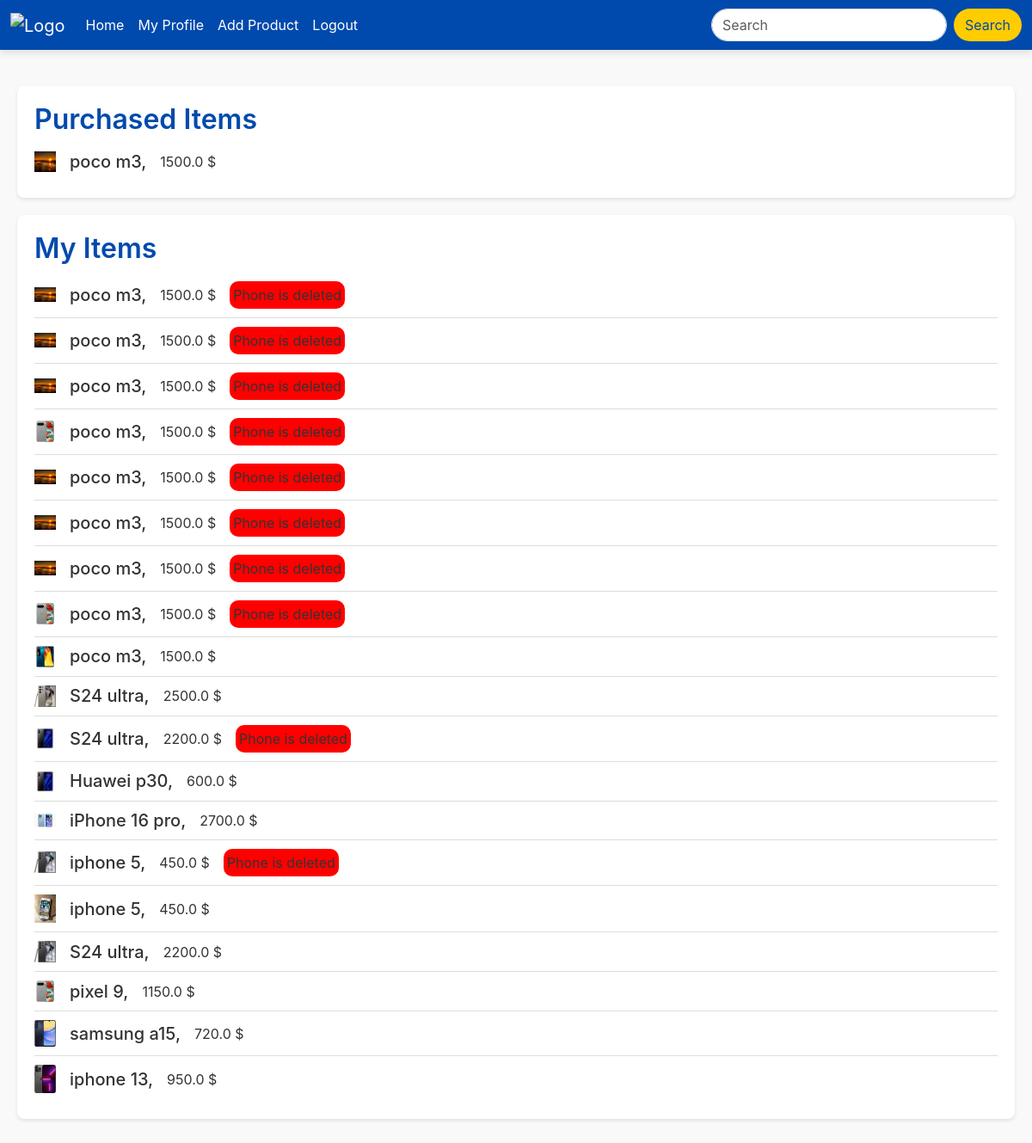
Page /myself (signed in) on the committed database.
### models.py (models this page shows)
class Purchased(db.Model):
    id = db.Column(db.Integer, primary_key=True)
    userid = db.Column(db.Integer, nullable=False)
    phoneid = db.Column(db.Integer, nullable=False)

class Phone(db.Model):
    id = db.Column(db.Integer, primary_key=True)
    img = db.Column(db.String, nullable=False)
    name = db.Column(db.String, nullable=False)
    price = db.Column(db.Float, nullable=False)
    userid = db.Column(db.Integer, nullable=False)
    isdeleted = db.Column(db.Boolean, nullable=True)

### routes.py (the view)
@app.route('/myself')
@login_required
def self():
    purchasedItems = (
        db.session.query(Purchased, Phone)
        .join(Phone, Purchased.phoneid == Phone.id)
        .filter(Purchased.userid == current_user.id)
        .all()
    )
    uploadItems = Phone.query.filter(Phone.userid == current_user.id).all()
    return render_template('me.html', purchasedItem=purchasedItems, uploadItems=uploadItems)

### routes.py (called while the page is built)
@login_manager.user_loader
def load_user(user_id):
    return User.query.get(int(user_id))

### templates/me.html (shortened to what this page needs)
<!DOCTYPE html>
<html lang="en">
<head>
     <link href="https://cdn.jsdelivr.net/npm/bootstrap@5.3.2/dist/css/bootstrap.min.css" rel="stylesheet">
</head>
<body>
<nav class="navbar navbar-expand-lg navbar-dark">
    <div class="container-fluid">
        <a class="navbar-brand" href="/"><img src="https://vectorified.com/images/tbc-icon-14.png" alt="Logo"></a>
        <div class="collapse navbar-collapse" id="navbarNav">
            <ul class="navbar-nav me-auto">
                <li class="nav-item"><a class="nav-link active" href="/">Home</a></li>
                <li class="nav-item"><a class="nav-link" href="/myself">My Profile</a></li>
                <li class="nav-item"><a class="nav-link" href="/add">Add Product</a></li>
                {% if current_user.is_authenticated %}
                <li class="nav-item"><a class="nav-link" href="{{ url_for('logout') }}">Logout</a></li>
                {% else %}
                <li class="nav-item"><a class="nav-link" href="{{ url_for('login') }}">Login</a></li>
                {% endif %}
            </ul>
            <form class="d-flex" role="search" action="/search" method="GET">
                <input name="name" class="form-control me-2" type="search" placeholder="Search" aria-label="Search">
                <button class="btn btn-search" type="submit">Search</button>
            </form>
        </div>
    </div>
</nav>
    <div class="container">
        <div class="section">
            <h2>Purchased Items</h2>
            {% for phone in purchasedItem %}
            <div class="list-item d-flex flex-row gap-3">
                <img src="{{ phone.Phone.img }}" class="card-img-top imgTag"/>
                <h5 class="card-title">{{ phone.Phone.name }},</h5>
                <p class="card-text">{{ phone.Phone.price }} $</p>
            </div>
            {% endfor %}
        </div>
        <div class="section">
            <h2>My Items</h2>
            {% for phone in uploadItems %}
            <div class="list-item d-flex justify-content-start align-items-center flex-row gap-3">
                <img src="{{ phone.img }}" class="card-img-top imgTag"/>
                <h5 class="card-title">{{ phone.name }},</h5>
                <p class="card-title">{{ phone.price }} $</p>
                {% if phone.isdeleted %}
                <div class="isdeleted">Phone is deleted</div>
                {% endif %}
            </div>
            {% endfor %}
        </div>
    </div>
</body>
</html>

### templates/me.html (style rules this page uses)
.container { max-width: 1200px; margin: 0 auto; padding: 20px; margin-top: 80px; }
.section { background: #fff; padding: 20px; margin-bottom: 20px; border-radius: 8px; box-shadow: 0 2px 4px rgba(0, 0, 0, 0.1); }
.section h2 { margin-top: 0; }
.list-item { padding: 10px 0; border-bottom: 1px solid #ddd; }
.list-item:last-child { border-bottom: none; }
.imgTag { width: 25px }
body { font-family: 'Inter', sans-serif; background-color: #f9f9f9; color: #333; }
.navbar { background-color: #004aad; box-shadow: 0 4px 8px rgba(0, 0, 0, 0.1); position: fixed; top: 0; width: 100%; z-index: 1030; }
.navbar-brand img { width: 35px; }
.navbar a { color: #fff; transition: color 0.3s ease; }
.form-control { border-radius: 20px; }
.btn-search { background-color: #ffcc00; color: #004aad; border-radius: 20px; }
h2 { font-weight: 600; color: #004aad; }
.isdeleted { background-color: red; display:flex; justify-content:center; align-items:center; border-radius:10px; padding:4px; }

### rows in the picture
Purchased: Phone.img (picture), Phone.name "poco m3", Phone.price "1500.0"
Phone: img (picture), name "poco m3", price "1500.0", isdeleted "Phone is deleted"
Phone: img (picture), name "poco m3", price "1500.0", isdeleted "Phone is deleted"
Phone: img (picture), name "poco m3", price "1500.0", isdeleted "Phone is deleted"
Phone: img (picture), name "poco m3", price "1500.0", isdeleted "Phone is deleted"
Phone: img (picture), name "poco m3", price "1500.0", isdeleted "Phone is deleted"
Phone: img (picture), name "poco m3", price "1500.0", isdeleted "Phone is deleted"
Phone: img (picture), name "poco m3", price "1500.0", isdeleted "Phone is deleted"
Phone: img (picture), name "poco m3", price "1500.0", isdeleted "Phone is deleted"
Phone: img (picture), name "poco m3", price "1500.0"
Phone: img (picture), name "S24 ultra", price "2500.0"
Phone: img (picture), name "S24 ultra", price "2200.0", isdeleted "Phone is deleted"
Phone: img (picture), name "Huawei p30", price "600.0"
Phone: img (picture), name "iPhone 16 pro", price "2700.0"
Phone: img (picture), name "iphone 5", price "450.0", isdeleted "Phone is deleted"
Phone: img (picture), name "iphone 5", price "450.0"
Phone: img (picture), name "S24 ultra", price "2200.0"
Phone: img (picture), name "pixel 9", price "1150.0"
Phone: img (picture), name "samsung a15", price "720.0"
Phone: img (picture), name "iphone 13", price "950.0"
